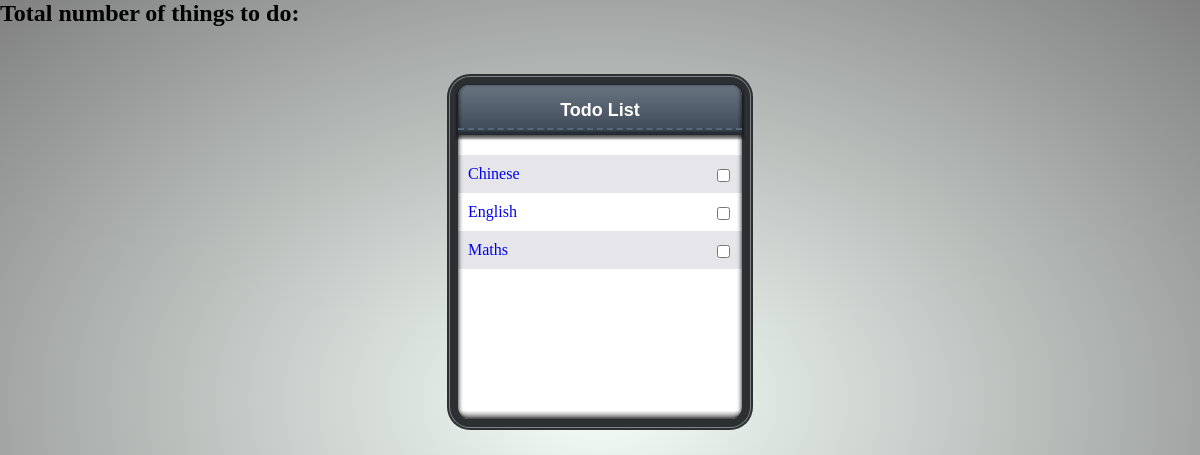
/listall/, run on an earlier commit of the app's database.
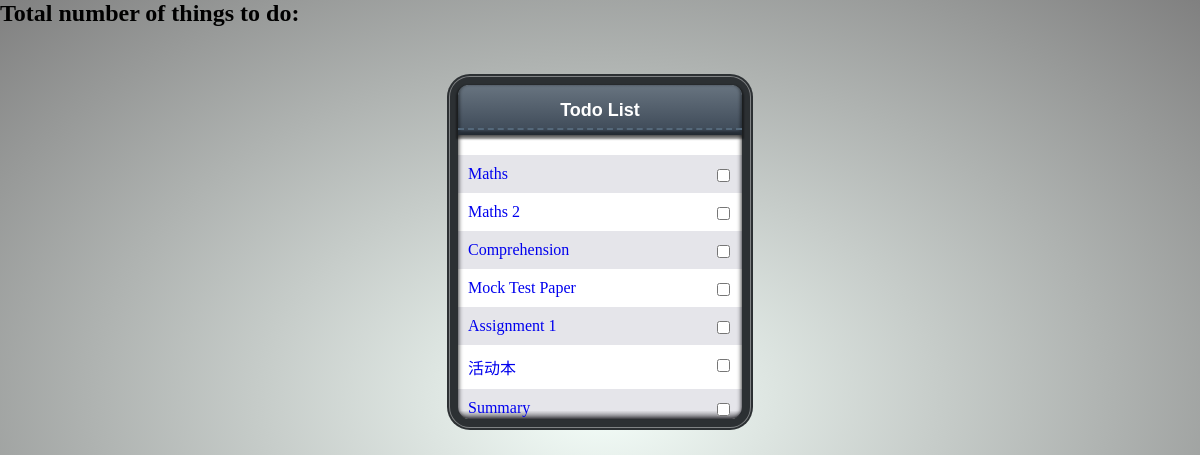
And on a later commit of the database.
### todo/models.py (models this page shows, shortened)
class Todo(models.Model):
    user = models.ForeignKey(UserProfile, blank=True, null=True)
    title = models.CharField(max_length=225)
    content = models.TextField(blank=True) #not a required field
    due = models.DateTimeField(null=True, blank=True) #due datetime is optional
    created = models.DateTimeField(auto_now_add=True, auto_now=False, null=True)
    updated = models.DateTimeField(auto_now_add=False, auto_now=True, null=True)
    done = models.BooleanField(default=False)
    folder = models.ForeignKey('Folder', related_name= "things", null=True, blank=True)
    tag = models.ManyToManyField('Tag', related_name='things', null=True, blank=True)

### todo/templates/todo/todo_list.html
{% load staticfiles %}
<link rel="stylesheet" type="text/css" href="{% static 'todo/style.css' %}" />
<h2> Total number of things to do: {{total}} </h2>
{% if object_list %}
    <div class="wrap">
        <div class="header"><span>Todo List</span></div>
            <div class="wrap-list">
                <ol class="list">
                    {% for thing in object_list %}
                            <li>
                            <a href={% url 'detail' thing.id %}>
                            <input type="checkbox" thing.id >
                            <label for=thing.id> {{thing.title}}</label></a>
                            </li>
                            {%endfor%}
                </ol>
            </div>
    </div>
{% else %}
    <p>There is nothing left to do.</p>
{% endif %}

### todo/static/todo/style.css (style rules this page uses)
* { margin: 0; padding: 0; outline: none; border: none; box-sizing: border-box; }
*:before, *:after { box-sizing: border-box; }
.wrap { width: 300px; height: 350px; margin: 50px auto; border-radius: 20px; border: solid 8px #2c3033; background: white; box-shadow: 0 0 0px 1px rgba(255,255,255,.4), 0 0 0px 3px #2c3033; }
.header { width: 100%; height: 50px; border-radius: 10px 10px 0 0px; background-image: linear-gradient(#687480 0%, #3b4755 100%); font: bold 18px/50px arial; text-align: center; color: white; box-shadow: inset 0 -2px 3px 2px rgba(0,0,0,.4), 0 2px 2px 2px rgba(0,0,0,.4); }
span { display: block; width: 100%; height: 90%; border-bottom: dashed 2px #54687a; }
.wrap-list { height: 85%; padding: 20px 0px; box-shadow: inset 0 0px 5px black; border-radius: 0 0 10px 10px; background-image: linear-gradient(transparent 97%, gray 100%); overflow: scroll; }
input[type="checkbox"] { position: relative; top: 14px; right: 12px; float: right; }
.list { list-style: none; color: rgba(0,0,0,.7); }
.list li:nth-child(odd) { background: rgba(0,0,50,.1); }
.list li { float: left; width: 100%; }
label { padding: 10px; cursor: pointer; float: left; width: 95%; transition: all .3s ease; }

What changed in the data, as far as the page shows it:
removed Todo: title "Chinese"
removed Todo: title "English"
added Todo: title "Maths 2"
added Todo: title "Comprehension"
added Todo: title "Mock Test Paper"
added Todo: title "Assignment 1"
added Todo: title "活动本"
added Todo: title "Summary"
